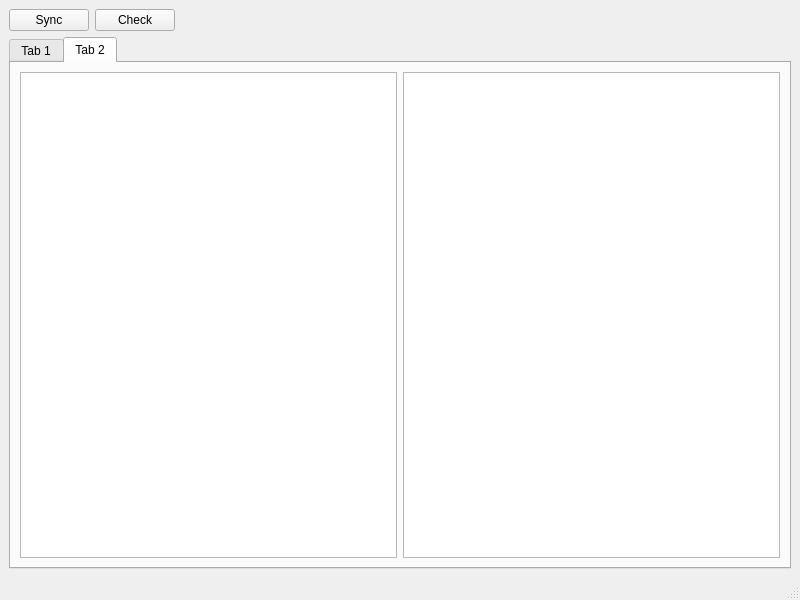
<?xml version="1.0" encoding="UTF-8"?>
<ui version="4.0">
 <class>MainWindow</class>
 <widget class="QMainWindow" name="MainWindow">
  <property name="geometry">
   <rect>
    <x>0</x>
    <y>0</y>
    <width>800</width>
    <height>600</height>
   </rect>
  </property>
  <property name="windowTitle">
   <string>MainWindow</string>
  </property>
  <widget class="QWidget" name="centralwidget">
   <layout class="QVBoxLayout" name="verticalLayout">
    <item>
     <layout class="QHBoxLayout" name="horizontalLayout_3">
      <item>
       <widget class="QPushButton" name="pushButton">
        <property name="text">
         <string>Sync</string>
        </property>
       </widget>
      </item>
      <item>
       <widget class="QPushButton" name="pushButton_2">
        <property name="text">
         <string>Check</string>
        </property>
       </widget>
      </item>
      <item>
       <spacer name="horizontalSpacer">
        <property name="orientation">
         <enum>Qt::Horizontal</enum>
        </property>
        <property name="sizeHint" stdset="0">
         <size>
          <width>40</width>
          <height>20</height>
         </size>
        </property>
       </spacer>
      </item>
     </layout>
    </item>
    <item>
     <widget class="QTabWidget" name="tabWidget">
      <property name="currentIndex">
       <number>1</number>
      </property>
      <widget class="QWidget" name="tab">
       <attribute name="title">
        <string>Tab 1</string>
       </attribute>
       <layout class="QHBoxLayout" name="horizontalLayout">
        <item>
         <widget class="QTreeView" name="treeView"/>
        </item>
       </layout>
      </widget>
      <widget class="QWidget" name="tab_2">
       <attribute name="title">
        <string>Tab 2</string>
       </attribute>
       <layout class="QHBoxLayout" name="horizontalLayout_2">
        <item>
         <widget class="QTreeView" name="treeView_2"/>
        </item>
        <item>
         <widget class="QTableView" name="tableView"/>
        </item>
       </layout>
      </widget>
     </widget>
    </item>
   </layout>
  </widget>
  <widget class="QMenuBar" name="menubar">
   <property name="geometry">
    <rect>
     <x>0</x>
     <y>0</y>
     <width>800</width>
     <height>22</height>
    </rect>
   </property>
  </widget>
  <widget class="QStatusBar" name="statusbar"/>
 </widget>
 <resources/>
 <connections/>
</ui>
